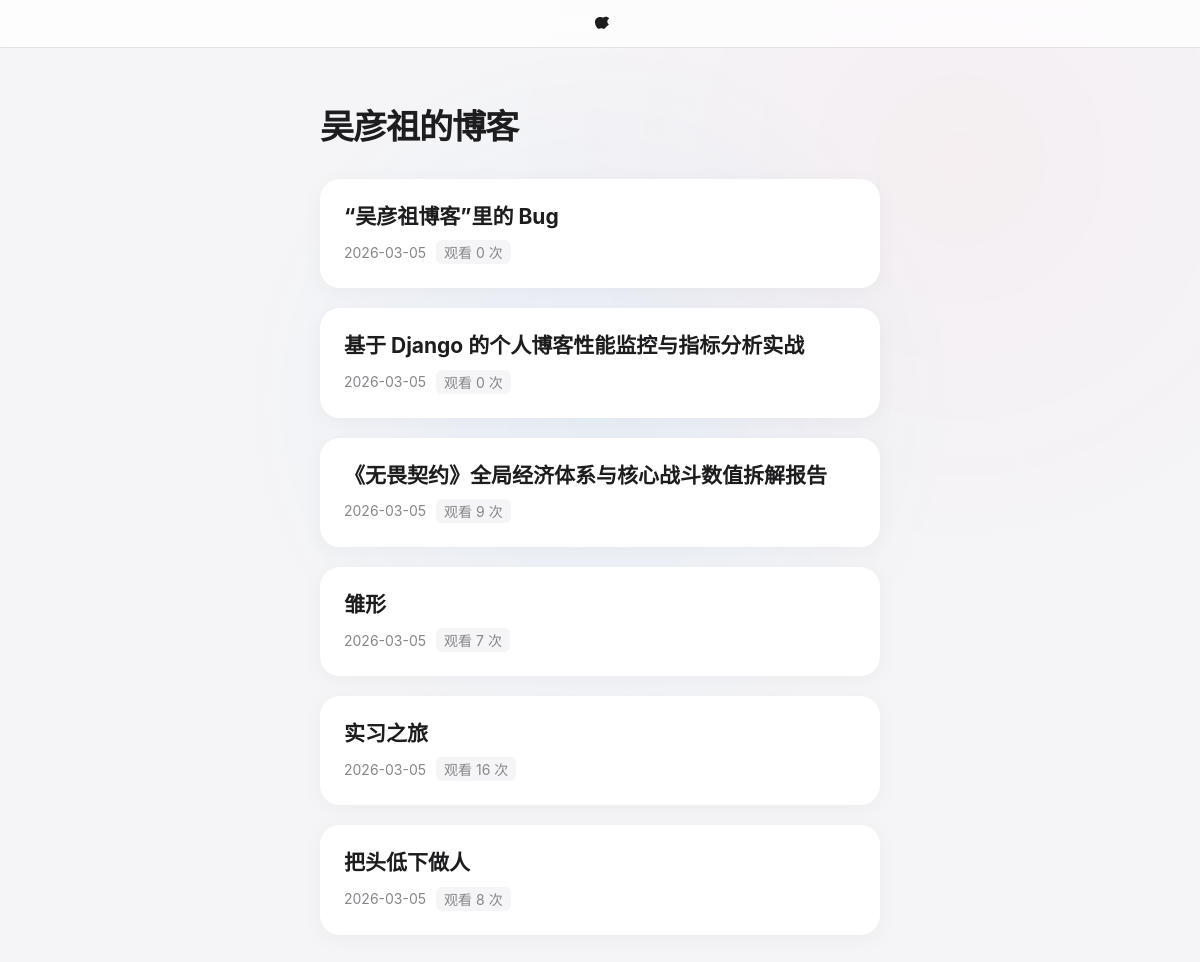
Page /blog/ on the earlier database version.
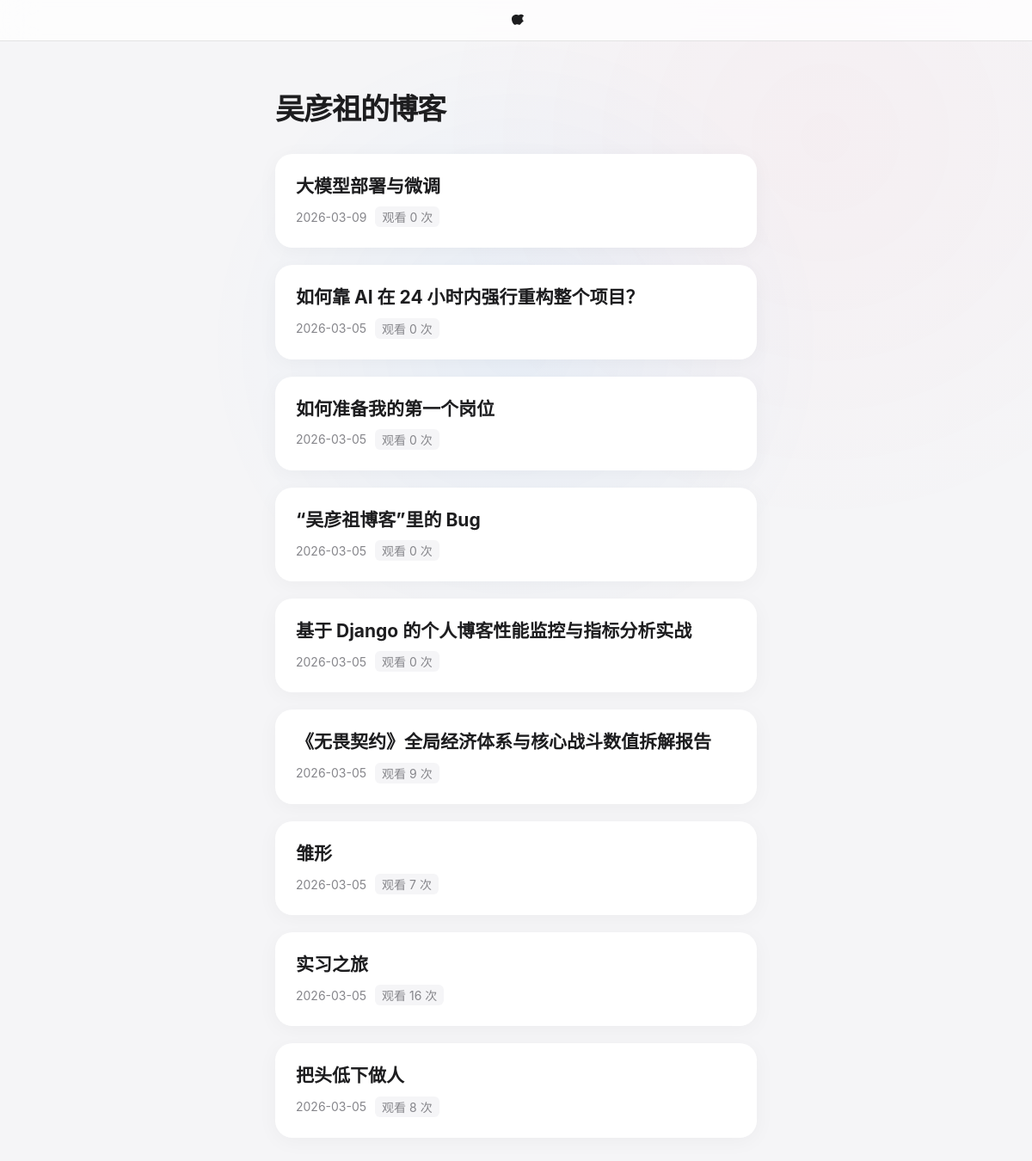
Same page on the later database version.
### blog/models.py (models this page shows, shortened)
class Article(models.Model):
    title = models.CharField(max_length=200)        # 文章标题
    content = models.TextField()                     # 文章正文
    created_at = models.DateTimeField(auto_now_add=True)  # 创建时间
    views = models.IntegerField(default=0)           # 阅读量

### blog/views.py (the view)
# urls.py: path('', views.article_list, name='article_list'),
def article_list(request):
    articles = Article.objects.all().order_by('-created_at')
    return render(request, 'blog/article_list.html', {'articles': articles})

### blog/templates/blog/article_list.html (shortened to what this page needs)
<!DOCTYPE html>
<html lang="zh-CN">
<head>
</head>
<body>
    <header class="nav-header">
    </header>
    <div class="main-container">
        <h1 class="page-title">吴彦祖的博客</h1>
        {% for article in articles %}
        <a href="/blog/{{ article.pk }}/" class="article-card">
            <h2>{{ article.title }}</h2>
            <div class="card-meta">
                <span>{{ article.created_at|date:"Y-m-d" }}</span>
                <span class="view-badge">观看 {{ article.views }} 次</span>
            </div>
        </a>
        {% endfor %}
    </div>
</body>
</html>

Differences in the rows shown:
added Article: title "大模型部署与微调", created_at "2026-03-09", views "0"
added Article: title "如何靠 AI 在 24 小时内强行重构整个项目？", created_at "2026-03-05", views "0"
added Article: title "如何准备我的第一个岗位", created_at "2026-03-05", views "0"
